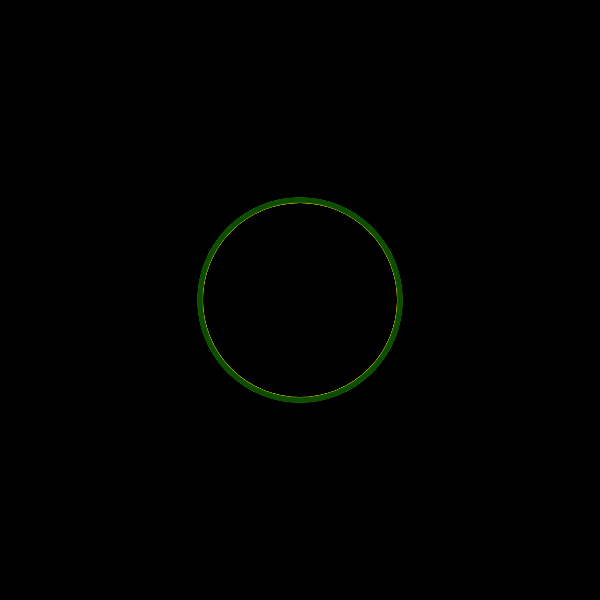
Frame 1 (no input)
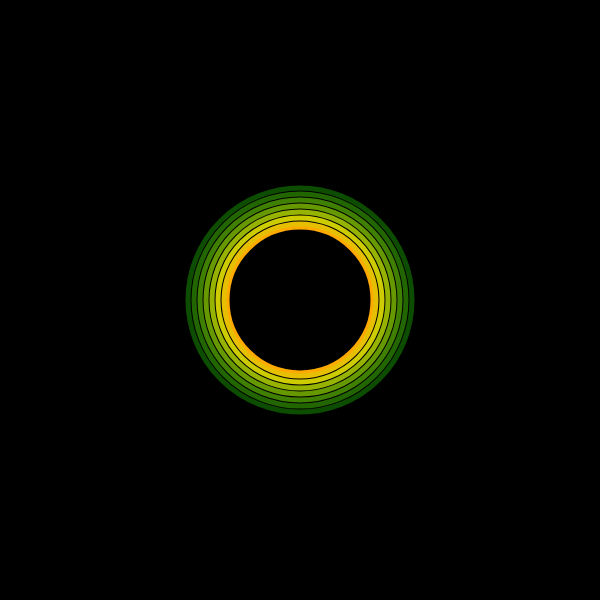
Frame 60 (no input)
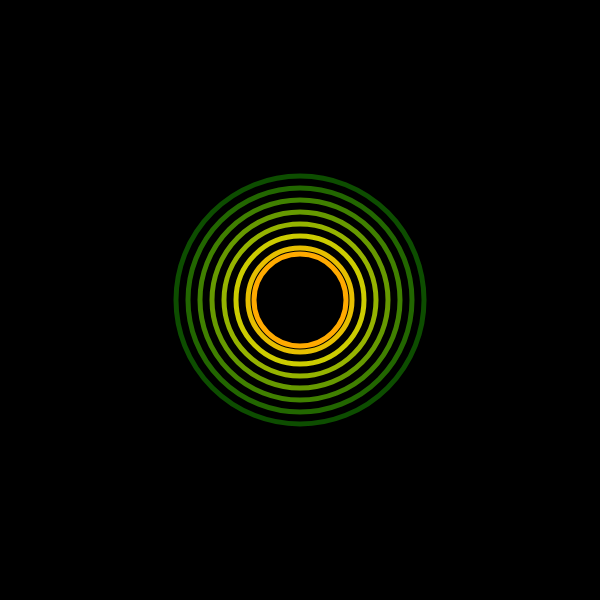
Frame 120 (the mouse pressed at the canvas centre since frame 60)

The p5.js sketch that drew these frames (run headless with seeded random() and noise() and a simulated clock; from frame 60 on, the mouse is pressed at the canvas centre):

// p5.js sketch
// ── sketch.js
// ICM Help Sessions – Lesson 2
// NYU ITP, Fall 2020
// original version by Yuguang Zhang, 9/12/2020
// original piece: "Catalog" 
// artist: John Whitney
// year: 1961

//r stands for radius, and it is a variable.
let r = 50;


function setup() {
  createCanvas(600, 600);
  colorMode(HSB);
  noFill();
}

function draw() {
  // paint the background black with some alpha
  background(0, 10);


  // comment / uncomment each section to see different effects

  //   // ----- 1. static ------

  //   // move the starting point to the middle
  //   translate(width / 2, height / 2);

  //   // set the stroke color in HSB & weight, then draw the 1st inner circle
  //   stroke(40, 100, 100);
  //   strokeWeight(5);
  //   ellipse(0, 0, 50);

  //   // same thing for the 2nd circle
  //   stroke(50, 100, 90);
  //   strokeWeight(5);
  //   // ellipse(0, 0, 100);

  //   // 3rd circle
  //   stroke(60, 100, 80);
  //   strokeWeight(5);
  //   ellipse(0, 0, 150);

  //   // 4th circle
  //   stroke(70, 100, 70);
  //   strokeWeight(5);
  //   ellipse(0, 0, 200);

  //   // 5th circle
  //   stroke(80, 100, 60);
  //   strokeWeight(5);
  //   ellipse(0, 0, 250);

  //   // 6th circle
  //   stroke(90, 100, 50);
  //   strokeWeight(5);
  //   ellipse(0, 0, 300);

  //   // 7th circle
  //   stroke(100, 100, 40);
  //   strokeWeight(5);
  //   ellipse(0, 0, 350);

  //   // 8th circle
  //   stroke(110, 100, 30);
  //   strokeWeight(5);
  //   ellipse(0, 0, 400);

  //     //----- 2. use built-in varialble "mouseX" (X position of mouse) to control location of circles -----

  //     // set the stroke color in HSB & weight, then draw the 1st inner circle
  //     stroke(40, 100, 100);
  //     strokeWeight(5);
  //     ellipse(mouseX, mouseY, 50);

  //     // same thing for the 2nd circle
  //     stroke(50, 100, 90);
  //     strokeWeight(5);
  //     ellipse(mouseX, mouseY, 100);

  //     // 3rd circle
  //     stroke(60, 100, 80);
  //     strokeWeight(5);
  //     ellipse(mouseX, mouseY, 150);

  //     // 4th circle
  //     stroke(70, 100, 70);
  //     strokeWeight(5);
  //     ellipse(mouseX, mouseY, 200);

  //     // 5th circle
  //     stroke(80, 100, 60);
  //     strokeWeight(5);
  //     ellipse(mouseX, mouseY, 250);

  //     // 6th circle
  //     stroke(90, 100, 50);
  //     strokeWeight(5);
  //     ellipse(mouseX, mouseY, 300);

  //     // 7th circle
  //     stroke(100, 100, 40);
  //     strokeWeight(5);
  //     ellipse(mouseX, mouseY, 350);

  //     // 8th circle
  //     stroke(110, 100, 30);
  //     strokeWeight(5);
  //     ellipse(mouseX, mouseY, 400);


  //     // -- -- - 3. mouseX controlling variable r(radius) -- -- -

  //     // move the starting point to the middle
  //     translate(width / 2, height / 2);

  //     // map r to mouse
  //     r = map(mouseX, 0, width, 20, 300);

  //     // set the stroke color in HSB & weight, then draw the 1st inner circle
  //     stroke(40, 100, 100);
  //     strokeWeight(5);
  //     ellipse(0, 0, r);


  //     // same thing for the 2nd circle
  //     stroke(50, 100, 90);
  //     strokeWeight(5);
  //     ellipse(0, 0, r + 50);

  //     // 3rd circle
  //     stroke(60, 100, 80);
  //     strokeWeight(5);
  //     ellipse(0, 0, r + 100);

  //     // 4th circle
  //     stroke(70, 100, 70);
  //     strokeWeight(5);
  //     ellipse(0, 0, r + 150);

  //     // 5th circle
  //     stroke(80, 100, 60);
  //     strokeWeight(5);
  //     ellipse(0, 0, r + 200);

  //     // 6th circle
  //     stroke(90, 100, 50);
  //     strokeWeight(5);
  //     ellipse(0, 0, r + 250);

  //     // 7th circle
  //     stroke(100, 100, 40);
  //     strokeWeight(5);
  //     ellipse(0, 0, r + 300);

  //     // 8th circle
  //     stroke(110, 100, 30);
  //     strokeWeight(5);
  //     ellipse(0, 0, r + 350);


  //   // ----- 4. frameCount controlling variable r -----

  //   // move the starting point to the middle
  //   translate(width / 2, height / 2);

  //   // map r to frameCount
  //   // r = map(frameCount, 0, 200, 20, 200); // map frameCount to an increasing r
  //   r = map(frameCount, 0, 200, 200, 20); // map frameCount to a decressing r
  //   r = constrain(r, 0, 200); // constrain r so that it does not grow / shrink forever

  //   // set the stroke color in HSB & weight, then draw the 1st inner circle
  //   stroke(40, 100, 100);
  //   strokeWeight(5);
  //   ellipse(0, 0, r);

  //   // same thing for the 2nd circle
  //   stroke(50, 100, 90);
  //   strokeWeight(5);
  //   ellipse(0, 0, r + 50);

  //   // 3rd circle
  //   stroke(60, 100, 80);
  //   strokeWeight(5);
  //   ellipse(0, 0, r + 100);

  //   // 4th circle
  //   stroke(70, 100, 70);
  //   strokeWeight(5);
  //   ellipse(0, 0, r + 150);

  //   // 5th circle
  //   stroke(80, 100, 60);
  //   strokeWeight(5);
  //   ellipse(0, 0, r + 200);

  //   // 6th circle
  //   stroke(90, 100, 50);
  //   strokeWeight(5);
  //   ellipse(0, 0, r + 250);

  //   // 7th circle
  //   stroke(100, 100, 40);
  //   strokeWeight(5);
  //   ellipse(0, 0, r + 300);

  //   // 8th circle
  //   stroke(110, 100, 30);
  //   strokeWeight(5);
  //   ellipse(0, 0, r + 350);


  // ----- 5. frameCount controlling variable r Version 2-----

  // move the starting point to the middle
  translate(width / 2, height / 2);

  // map r to frameCount
  r = map(frameCount, 0, 200, 200, 20);

  // set the stroke color in HSB & weight, then draw the 1st inner circle
  stroke(40, 100, 100);
  strokeWeight(5);
  ellipse(0, 0, r);

  // same thing for the 2nd circle
  stroke(50, 100, 90);
  strokeWeight(5);
  ellipse(0, 0, r + frameCount * 0.1);

  // 3rd circle
  stroke(60, 100, 80);
  strokeWeight(5);
  ellipse(0, 0, r + frameCount * 0.3);

  // 4th circle
  stroke(70, 100, 70);
  strokeWeight(5);
  ellipse(0, 0, r + frameCount * 0.5);


  // 5th circle
  stroke(80, 100, 60);
  strokeWeight(5);
  ellipse(0, 0, r + frameCount * 0.7);


  // 6th circle
  stroke(90, 100, 50);
  strokeWeight(5);
  ellipse(0, 0, r + frameCount * 0.9);


  // 7th circle
  stroke(100, 100, 40);
  strokeWeight(5);
  ellipse(0, 0, r + frameCount * 1.1);


  // 8th circle
  stroke(110, 100, 30);
  strokeWeight(5);
  ellipse(0, 0, r + frameCount * 1.3);


  //   // ----- 6. frameCount controlling variable r Version 2 + random color-----

  //   // move the starting point to the middle
  //   translate(width / 2, height / 2);

  //   // map r to frameCount
  //   // r = map(frameCount, 0, 300, 20, 200);
  //   r = map(frameCount, 0, 200, 200, 20);

  //   //Use random to change the colors of the circles
  //   //change the randomSeed number to see different random colors!
  //   randomSeed(3600);
  //   let h; // h stands for hue

  //   // get a random hue color, then draw the 1st inner circle
  //   h = random(0, 360);
  //   stroke(h, 100, 100);
  //   strokeWeight(5);
  //   ellipse(0, 0, r);

  //   // same thing for the 2nd circle
  //   h = random(0, 360);
  //   stroke(h, 100, 90);
  //   strokeWeight(5);
  //   ellipse(0, 0, r + frameCount * 0.1);

  //   // 3rd circle
  //   h = random(0, 360);
  //   stroke(h, 100, 80);
  //   strokeWeight(5);
  //   ellipse(0, 0, r + frameCount * 0.3);

  //   // 4th circle
  //   h = random(0, 360);
  //   stroke(h, 100, 70);
  //   strokeWeight(5);
  //   ellipse(0, 0, r + frameCount * 0.5);


  //   // 5th circle
  //   h = random(0, 360);
  //   stroke(h, 100, 60);
  //   strokeWeight(5);
  //   ellipse(0, 0, r + frameCount * 0.7);


  //   // 6th circle
  //   h = random(0, 360);
  //   stroke(h, 100, 50);
  //   strokeWeight(5);
  //   ellipse(0, 0, r + frameCount * 0.9);


  //   // 7th circle
  //   h = random(0, 360);
  //   stroke(h, 100, 40);
  //   strokeWeight(5);
  //   ellipse(0, 0, r + frameCount * 1.1);


  //   // 8th circle
  //   h = random(0, 360);
  //   stroke(h, 100, 30);
  //   strokeWeight(5);
  //   ellipse(0, 0, r + frameCount * 1.3);
}
